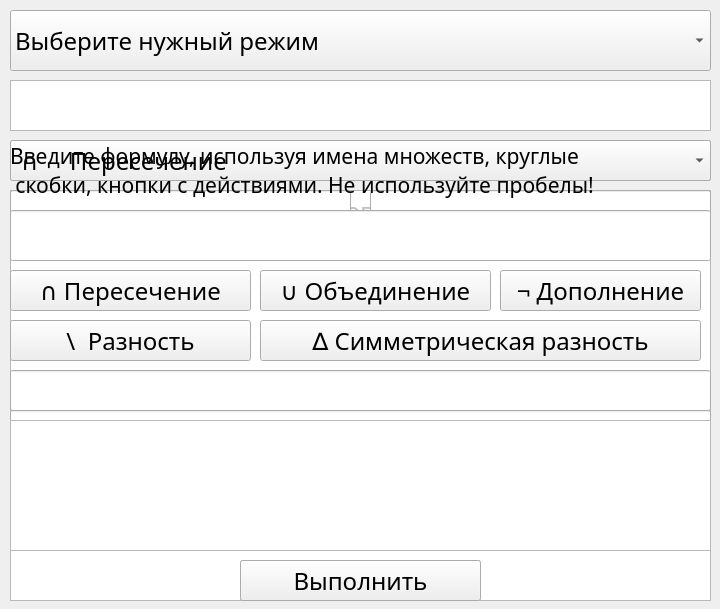
<?xml version="1.0" encoding="UTF-8"?>
<ui version="4.0">
 <class>Calc</class>
 <widget class="QMainWindow" name="Calc">
  <property name="geometry">
   <rect>
    <x>0</x>
    <y>0</y>
    <width>720</width>
    <height>609</height>
   </rect>
  </property>
  <property name="cursor">
   <cursorShape>ArrowCursor</cursorShape>
  </property>
  <property name="windowTitle">
   <string>Калькулятор множеств</string>
  </property>
  <widget class="QWidget" name="centralwidget">
   <widget class="QComboBox" name="actionSelector">
    <property name="geometry">
     <rect>
      <x>10</x>
      <y>10</y>
      <width>701</width>
      <height>61</height>
     </rect>
    </property>
    <property name="font">
     <font>
      <family>Montserrat Alternates</family>
      <pointsize>18</pointsize>
     </font>
    </property>
    <property name="cursor">
     <cursorShape>PointingHandCursor</cursorShape>
    </property>
    <item>
     <property name="text">
      <string>Выберите нужный режим</string>
     </property>
    </item>
    <item>
     <property name="text">
      <string>Редактировать универсум</string>
     </property>
    </item>
    <item>
     <property name="text">
      <string>Добавить/посмотреть множество</string>
     </property>
    </item>
    <item>
     <property name="text">
      <string>Удалить множество</string>
     </property>
    </item>
    <item>
     <property name="text">
      <string>Задать множество</string>
     </property>
    </item>
    <item>
     <property name="text">
      <string>Действия с множествами</string>
     </property>
    </item>
    <item>
     <property name="text">
      <string>Режим формул</string>
     </property>
    </item>
   </widget>
   <widget class="QSpinBox" name="leftUni">
    <property name="geometry">
     <rect>
      <x>10</x>
      <y>140</y>
      <width>221</width>
      <height>41</height>
     </rect>
    </property>
    <property name="font">
     <font>
      <family>Montserrat Alternates</family>
      <pointsize>18</pointsize>
     </font>
    </property>
    <property name="cursor">
     <cursorShape>ArrowCursor</cursorShape>
    </property>
    <property name="minimum">
     <number>-1000000000</number>
    </property>
    <property name="maximum">
     <number>1000000000</number>
    </property>
    <property name="stepType">
     <enum>QAbstractSpinBox::DefaultStepType</enum>
    </property>
    <property name="value">
     <number>0</number>
    </property>
   </widget>
   <widget class="QSpinBox" name="rightUni">
    <property name="geometry">
     <rect>
      <x>240</x>
      <y>140</y>
      <width>221</width>
      <height>41</height>
     </rect>
    </property>
    <property name="font">
     <font>
      <family>Montserrat Alternates</family>
      <pointsize>18</pointsize>
     </font>
    </property>
    <property name="cursor">
     <cursorShape>ArrowCursor</cursorShape>
    </property>
    <property name="minimum">
     <number>-1000000000</number>
    </property>
    <property name="maximum">
     <number>1000000000</number>
    </property>
   </widget>
   <widget class="QPushButton" name="confirmUniBTN">
    <property name="geometry">
     <rect>
      <x>470</x>
      <y>140</y>
      <width>241</width>
      <height>41</height>
     </rect>
    </property>
    <property name="font">
     <font>
      <family>Montserrat Alternates</family>
      <pointsize>18</pointsize>
     </font>
    </property>
    <property name="cursor">
     <cursorShape>PointingHandCursor</cursorShape>
    </property>
    <property name="text">
     <string>Подтвердить</string>
    </property>
   </widget>
   <widget class="QTextBrowser" name="uniShow">
    <property name="geometry">
     <rect>
      <x>10</x>
      <y>80</y>
      <width>701</width>
      <height>51</height>
     </rect>
    </property>
    <property name="font">
     <font>
      <family>Montserrat Alternates</family>
      <pointsize>18</pointsize>
     </font>
    </property>
   </widget>
   <widget class="QLineEdit" name="namePlu">
    <property name="geometry">
     <rect>
      <x>10</x>
      <y>140</y>
      <width>451</width>
      <height>41</height>
     </rect>
    </property>
    <property name="font">
     <font>
      <family>Montserrat Alternates</family>
      <pointsize>18</pointsize>
     </font>
    </property>
    <property name="text">
     <string/>
    </property>
   </widget>
   <widget class="QPushButton" name="confirmNameBTN">
    <property name="geometry">
     <rect>
      <x>470</x>
      <y>140</y>
      <width>241</width>
      <height>41</height>
     </rect>
    </property>
    <property name="font">
     <font>
      <family>Montserrat Alternates</family>
      <pointsize>18</pointsize>
     </font>
    </property>
    <property name="cursor">
     <cursorShape>PointingHandCursor</cursorShape>
    </property>
    <property name="text">
     <string>Подтвердить</string>
    </property>
   </widget>
   <widget class="QTextBrowser" name="pluesShow">
    <property name="geometry">
     <rect>
      <x>10</x>
      <y>190</y>
      <width>701</width>
      <height>411</height>
     </rect>
    </property>
    <property name="font">
     <font>
      <family>Montserrat Alternates</family>
      <pointsize>18</pointsize>
     </font>
    </property>
   </widget>
   <widget class="QPushButton" name="DelBTN">
    <property name="geometry">
     <rect>
      <x>470</x>
      <y>140</y>
      <width>241</width>
      <height>41</height>
     </rect>
    </property>
    <property name="font">
     <font>
      <family>Montserrat Alternates</family>
      <pointsize>18</pointsize>
     </font>
    </property>
    <property name="cursor">
     <cursorShape>PointingHandCursor</cursorShape>
    </property>
    <property name="text">
     <string>Подтвердить</string>
    </property>
   </widget>
   <widget class="QRadioButton" name="randomBTN">
    <property name="enabled">
     <bool>false</bool>
    </property>
    <property name="geometry">
     <rect>
      <x>10</x>
      <y>190</y>
      <width>221</width>
      <height>41</height>
     </rect>
    </property>
    <property name="font">
     <font>
      <family>Montserrat Alternates</family>
      <pointsize>18</pointsize>
     </font>
    </property>
    <property name="cursor">
     <cursorShape>PointingHandCursor</cursorShape>
    </property>
    <property name="text">
     <string>Случайно</string>
    </property>
    <property name="checked">
     <bool>true</bool>
    </property>
   </widget>
   <widget class="QRadioButton" name="ifBTN">
    <property name="enabled">
     <bool>false</bool>
    </property>
    <property name="geometry">
     <rect>
      <x>250</x>
      <y>190</y>
      <width>221</width>
      <height>41</height>
     </rect>
    </property>
    <property name="font">
     <font>
      <family>Montserrat Alternates</family>
      <pointsize>18</pointsize>
     </font>
    </property>
    <property name="cursor">
     <cursorShape>PointingHandCursor</cursorShape>
    </property>
    <property name="text">
     <string>По условию</string>
    </property>
   </widget>
   <widget class="QRadioButton" name="mainBTN">
    <property name="enabled">
     <bool>false</bool>
    </property>
    <property name="geometry">
     <rect>
      <x>490</x>
      <y>190</y>
      <width>221</width>
      <height>41</height>
     </rect>
    </property>
    <property name="font">
     <font>
      <family>Montserrat Alternates</family>
      <pointsize>18</pointsize>
     </font>
    </property>
    <property name="cursor">
     <cursorShape>PointingHandCursor</cursorShape>
    </property>
    <property name="text">
     <string>Вручную</string>
    </property>
   </widget>
   <widget class="QTextBrowser" name="onePluShow">
    <property name="geometry">
     <rect>
      <x>10</x>
      <y>450</y>
      <width>701</width>
      <height>151</height>
     </rect>
    </property>
    <property name="font">
     <font>
      <family>Montserrat Alternates</family>
      <pointsize>18</pointsize>
     </font>
    </property>
   </widget>
   <widget class="QLineEdit" name="namePluForSet">
    <property name="geometry">
     <rect>
      <x>10</x>
      <y>140</y>
      <width>701</width>
      <height>41</height>
     </rect>
    </property>
    <property name="font">
     <font>
      <family>Montserrat Alternates</family>
      <pointsize>18</pointsize>
     </font>
    </property>
    <property name="text">
     <string/>
    </property>
   </widget>
   <widget class="QLabel" name="label">
    <property name="enabled">
     <bool>false</bool>
    </property>
    <property name="geometry">
     <rect>
      <x>20</x>
      <y>230</y>
      <width>341</width>
      <height>81</height>
     </rect>
    </property>
    <property name="font">
     <font>
      <family>Montserrat Alternates</family>
      <pointsize>18</pointsize>
     </font>
    </property>
    <property name="text">
     <string>Количество случайных 
элементов в множестве:</string>
    </property>
   </widget>
   <widget class="QSpinBox" name="colvoRan">
    <property name="enabled">
     <bool>false</bool>
    </property>
    <property name="geometry">
     <rect>
      <x>410</x>
      <y>250</y>
      <width>221</width>
      <height>41</height>
     </rect>
    </property>
    <property name="font">
     <font>
      <family>Montserrat Alternates</family>
      <pointsize>18</pointsize>
     </font>
    </property>
    <property name="cursor">
     <cursorShape>ArrowCursor</cursorShape>
    </property>
    <property name="minimum">
     <number>0</number>
    </property>
    <property name="maximum">
     <number>0</number>
    </property>
   </widget>
   <widget class="QPushButton" name="confirmFill">
    <property name="enabled">
     <bool>false</bool>
    </property>
    <property name="geometry">
     <rect>
      <x>240</x>
      <y>400</y>
      <width>241</width>
      <height>41</height>
     </rect>
    </property>
    <property name="font">
     <font>
      <family>Montserrat Alternates</family>
      <pointsize>18</pointsize>
     </font>
    </property>
    <property name="cursor">
     <cursorShape>PointingHandCursor</cursorShape>
    </property>
    <property name="text">
     <string>Заполнить</string>
    </property>
   </widget>
   <widget class="QLabel" name="labelMan">
    <property name="enabled">
     <bool>false</bool>
    </property>
    <property name="geometry">
     <rect>
      <x>20</x>
      <y>230</y>
      <width>691</width>
      <height>51</height>
     </rect>
    </property>
    <property name="font">
     <font>
      <family>Montserrat Alternates</family>
      <pointsize>18</pointsize>
     </font>
    </property>
    <property name="text">
     <string>Введите элементы множества через пробел:</string>
    </property>
   </widget>
   <widget class="QLineEdit" name="manualFillEdit">
    <property name="geometry">
     <rect>
      <x>10</x>
      <y>280</y>
      <width>701</width>
      <height>101</height>
     </rect>
    </property>
    <property name="font">
     <font>
      <family>Montserrat Alternates</family>
      <pointsize>18</pointsize>
     </font>
    </property>
    <property name="text">
     <string/>
    </property>
   </widget>
   <widget class="QLabel" name="labelIF">
    <property name="enabled">
     <bool>false</bool>
    </property>
    <property name="geometry">
     <rect>
      <x>20</x>
      <y>220</y>
      <width>691</width>
      <height>71</height>
     </rect>
    </property>
    <property name="font">
     <font>
      <family>Montserrat Alternates</family>
      <pointsize>16</pointsize>
     </font>
    </property>
    <property name="text">
     <string>Выберите необходимые условия (если выбрать
несколько, между условиями поставится логическое &quot;И&quot;):</string>
    </property>
   </widget>
   <widget class="QCheckBox" name="diapazon">
    <property name="enabled">
     <bool>false</bool>
    </property>
    <property name="geometry">
     <rect>
      <x>20</x>
      <y>290</y>
      <width>161</width>
      <height>31</height>
     </rect>
    </property>
    <property name="font">
     <font>
      <family>Montserrat Alternates</family>
      <pointsize>18</pointsize>
     </font>
    </property>
    <property name="text">
     <string>Диапазон:</string>
    </property>
   </widget>
   <widget class="QSpinBox" name="rightRange">
    <property name="enabled">
     <bool>false</bool>
    </property>
    <property name="geometry">
     <rect>
      <x>450</x>
      <y>300</y>
      <width>261</width>
      <height>21</height>
     </rect>
    </property>
    <property name="font">
     <font>
      <family>Montserrat Alternates</family>
      <pointsize>14</pointsize>
     </font>
    </property>
    <property name="cursor">
     <cursorShape>ArrowCursor</cursorShape>
    </property>
    <property name="minimum">
     <number>-1000000000</number>
    </property>
    <property name="maximum">
     <number>1000000000</number>
    </property>
   </widget>
   <widget class="QSpinBox" name="leftRange">
    <property name="enabled">
     <bool>false</bool>
    </property>
    <property name="geometry">
     <rect>
      <x>180</x>
      <y>300</y>
      <width>261</width>
      <height>21</height>
     </rect>
    </property>
    <property name="font">
     <font>
      <family>Montserrat Alternates</family>
      <pointsize>14</pointsize>
     </font>
    </property>
    <property name="cursor">
     <cursorShape>ArrowCursor</cursorShape>
    </property>
    <property name="minimum">
     <number>-1000000000</number>
    </property>
    <property name="maximum">
     <number>1000000000</number>
    </property>
   </widget>
   <widget class="QCheckBox" name="kratos">
    <property name="enabled">
     <bool>false</bool>
    </property>
    <property name="geometry">
     <rect>
      <x>20</x>
      <y>320</y>
      <width>271</width>
      <height>31</height>
     </rect>
    </property>
    <property name="font">
     <font>
      <family>Montserrat Alternates</family>
      <pointsize>18</pointsize>
     </font>
    </property>
    <property name="text">
     <string>Кратность числу</string>
    </property>
   </widget>
   <widget class="QSpinBox" name="chooseKratos">
    <property name="enabled">
     <bool>false</bool>
    </property>
    <property name="geometry">
     <rect>
      <x>290</x>
      <y>330</y>
      <width>151</width>
      <height>21</height>
     </rect>
    </property>
    <property name="font">
     <font>
      <family>Montserrat Alternates</family>
      <pointsize>14</pointsize>
     </font>
    </property>
    <property name="cursor">
     <cursorShape>ArrowCursor</cursorShape>
    </property>
    <property name="minimum">
     <number>0</number>
    </property>
    <property name="maximum">
     <number>1000000000</number>
    </property>
   </widget>
   <widget class="QCheckBox" name="sign">
    <property name="enabled">
     <bool>false</bool>
    </property>
    <property name="geometry">
     <rect>
      <x>20</x>
      <y>360</y>
      <width>271</width>
      <height>31</height>
     </rect>
    </property>
    <property name="font">
     <font>
      <family>Montserrat Alternates</family>
      <pointsize>18</pointsize>
     </font>
    </property>
    <property name="text">
     <string>Знак</string>
    </property>
   </widget>
   <widget class="QComboBox" name="choosedSign">
    <property name="enabled">
     <bool>false</bool>
    </property>
    <property name="geometry">
     <rect>
      <x>110</x>
      <y>360</y>
      <width>331</width>
      <height>31</height>
     </rect>
    </property>
    <property name="font">
     <font>
      <family>Montserrat Alternates</family>
      <pointsize>14</pointsize>
     </font>
    </property>
    <property name="cursor">
     <cursorShape>PointingHandCursor</cursorShape>
    </property>
    <item>
     <property name="text">
      <string>+ Плюс (Положительные)</string>
     </property>
    </item>
    <item>
     <property name="text">
      <string>- Минус (Отрицательные)</string>
     </property>
    </item>
   </widget>
   <widget class="QTextBrowser" name="twoPluShow">
    <property name="geometry">
     <rect>
      <x>10</x>
      <y>240</y>
      <width>701</width>
      <height>161</height>
     </rect>
    </property>
    <property name="font">
     <font>
      <family>Montserrat Alternates</family>
      <pointsize>18</pointsize>
     </font>
    </property>
   </widget>
   <widget class="QLineEdit" name="secondPlu">
    <property name="geometry">
     <rect>
      <x>370</x>
      <y>190</y>
      <width>341</width>
      <height>41</height>
     </rect>
    </property>
    <property name="font">
     <font>
      <family>Montserrat Alternates</family>
      <pointsize>18</pointsize>
     </font>
    </property>
    <property name="text">
     <string/>
    </property>
   </widget>
   <widget class="QLineEdit" name="firstPlu">
    <property name="geometry">
     <rect>
      <x>10</x>
      <y>190</y>
      <width>341</width>
      <height>41</height>
     </rect>
    </property>
    <property name="font">
     <font>
      <family>Montserrat Alternates</family>
      <pointsize>18</pointsize>
     </font>
    </property>
    <property name="text">
     <string/>
    </property>
   </widget>
   <widget class="QComboBox" name="actionSelector2">
    <property name="geometry">
     <rect>
      <x>10</x>
      <y>140</y>
      <width>701</width>
      <height>41</height>
     </rect>
    </property>
    <property name="font">
     <font>
      <family>Montserrat Alternates</family>
      <pointsize>18</pointsize>
     </font>
    </property>
    <property name="cursor">
     <cursorShape>PointingHandCursor</cursorShape>
    </property>
    <item>
     <property name="text">
      <string> ∩     Пересечение</string>
     </property>
    </item>
    <item>
     <property name="text">
      <string>∪    Объединение</string>
     </property>
    </item>
    <item>
     <property name="text">
      <string>  \     Разность</string>
     </property>
    </item>
    <item>
     <property name="text">
      <string> ∆     Симметрическая разность</string>
     </property>
    </item>
    <item>
     <property name="text">
      <string> Ā     Дополнение до универсума</string>
     </property>
    </item>
   </widget>
   <widget class="QPushButton" name="goBTN">
    <property name="enabled">
     <bool>true</bool>
    </property>
    <property name="geometry">
     <rect>
      <x>240</x>
      <y>560</y>
      <width>241</width>
      <height>41</height>
     </rect>
    </property>
    <property name="font">
     <font>
      <family>Montserrat Alternates</family>
      <pointsize>18</pointsize>
     </font>
    </property>
    <property name="cursor">
     <cursorShape>PointingHandCursor</cursorShape>
    </property>
    <property name="text">
     <string>Выполнить</string>
    </property>
   </widget>
   <widget class="QTextBrowser" name="resultOfAction">
    <property name="geometry">
     <rect>
      <x>10</x>
      <y>460</y>
      <width>701</width>
      <height>91</height>
     </rect>
    </property>
    <property name="font">
     <font>
      <family>Montserrat Alternates</family>
      <pointsize>18</pointsize>
     </font>
    </property>
   </widget>
   <widget class="QLineEdit" name="resultPlu">
    <property name="geometry">
     <rect>
      <x>10</x>
      <y>410</y>
      <width>701</width>
      <height>41</height>
     </rect>
    </property>
    <property name="font">
     <font>
      <family>Montserrat Alternates</family>
      <pointsize>18</pointsize>
     </font>
    </property>
    <property name="text">
     <string/>
    </property>
   </widget>
   <widget class="QLabel" name="labelInstr">
    <property name="enabled">
     <bool>true</bool>
    </property>
    <property name="geometry">
     <rect>
      <x>10</x>
      <y>140</y>
      <width>701</width>
      <height>61</height>
     </rect>
    </property>
    <property name="font">
     <font>
      <family>Montserrat Alternates</family>
      <pointsize>16</pointsize>
     </font>
    </property>
    <property name="text">
     <string>Введите формулу, используя имена множеств, круглые
 скобки, кнопки с действиями. Не используйте пробелы!</string>
    </property>
   </widget>
   <widget class="QLineEdit" name="formula">
    <property name="geometry">
     <rect>
      <x>10</x>
      <y>210</y>
      <width>701</width>
      <height>51</height>
     </rect>
    </property>
    <property name="font">
     <font>
      <family>Montserrat Alternates</family>
      <pointsize>18</pointsize>
     </font>
    </property>
    <property name="text">
     <string/>
    </property>
   </widget>
   <widget class="QPushButton" name="interBTN">
    <property name="enabled">
     <bool>true</bool>
    </property>
    <property name="geometry">
     <rect>
      <x>10</x>
      <y>270</y>
      <width>241</width>
      <height>41</height>
     </rect>
    </property>
    <property name="font">
     <font>
      <family>Montserrat Alternates</family>
      <pointsize>18</pointsize>
     </font>
    </property>
    <property name="cursor">
     <cursorShape>PointingHandCursor</cursorShape>
    </property>
    <property name="text">
     <string>∩ Пересечение</string>
    </property>
   </widget>
   <widget class="QPushButton" name="mergeBTN">
    <property name="enabled">
     <bool>true</bool>
    </property>
    <property name="geometry">
     <rect>
      <x>260</x>
      <y>270</y>
      <width>231</width>
      <height>41</height>
     </rect>
    </property>
    <property name="font">
     <font>
      <family>Montserrat Alternates</family>
      <pointsize>18</pointsize>
     </font>
    </property>
    <property name="cursor">
     <cursorShape>PointingHandCursor</cursorShape>
    </property>
    <property name="text">
     <string>∪ Объединение</string>
    </property>
   </widget>
   <widget class="QPushButton" name="minusBTN">
    <property name="enabled">
     <bool>true</bool>
    </property>
    <property name="geometry">
     <rect>
      <x>10</x>
      <y>320</y>
      <width>241</width>
      <height>41</height>
     </rect>
    </property>
    <property name="font">
     <font>
      <family>Montserrat Alternates</family>
      <pointsize>18</pointsize>
     </font>
    </property>
    <property name="cursor">
     <cursorShape>PointingHandCursor</cursorShape>
    </property>
    <property name="text">
     <string>\  Разность</string>
    </property>
   </widget>
   <widget class="QPushButton" name="simminusBTN">
    <property name="enabled">
     <bool>true</bool>
    </property>
    <property name="geometry">
     <rect>
      <x>260</x>
      <y>320</y>
      <width>441</width>
      <height>41</height>
     </rect>
    </property>
    <property name="font">
     <font>
      <family>Montserrat Alternates</family>
      <pointsize>18</pointsize>
     </font>
    </property>
    <property name="cursor">
     <cursorShape>PointingHandCursor</cursorShape>
    </property>
    <property name="text">
     <string>∆ Симметрическая разность</string>
    </property>
   </widget>
   <widget class="QPushButton" name="addingBTN">
    <property name="enabled">
     <bool>true</bool>
    </property>
    <property name="geometry">
     <rect>
      <x>500</x>
      <y>270</y>
      <width>201</width>
      <height>41</height>
     </rect>
    </property>
    <property name="font">
     <font>
      <family>Montserrat Alternates</family>
      <pointsize>18</pointsize>
     </font>
    </property>
    <property name="cursor">
     <cursorShape>PointingHandCursor</cursorShape>
    </property>
    <property name="text">
     <string>¬ Дополнение</string>
    </property>
   </widget>
   <widget class="QPushButton" name="goformulaBTN">
    <property name="enabled">
     <bool>true</bool>
    </property>
    <property name="geometry">
     <rect>
      <x>240</x>
      <y>560</y>
      <width>241</width>
      <height>41</height>
     </rect>
    </property>
    <property name="font">
     <font>
      <family>Montserrat Alternates</family>
      <pointsize>18</pointsize>
     </font>
    </property>
    <property name="cursor">
     <cursorShape>PointingHandCursor</cursorShape>
    </property>
    <property name="text">
     <string>Выполнить</string>
    </property>
   </widget>
   <widget class="QLineEdit" name="resultPluForFormula">
    <property name="geometry">
     <rect>
      <x>10</x>
      <y>370</y>
      <width>701</width>
      <height>41</height>
     </rect>
    </property>
    <property name="font">
     <font>
      <family>Montserrat Alternates</family>
      <pointsize>18</pointsize>
     </font>
    </property>
    <property name="text">
     <string/>
    </property>
   </widget>
   <widget class="QTextBrowser" name="resultOfFormula">
    <property name="geometry">
     <rect>
      <x>10</x>
      <y>420</y>
      <width>701</width>
      <height>131</height>
     </rect>
    </property>
    <property name="font">
     <font>
      <family>Montserrat Alternates</family>
      <pointsize>18</pointsize>
     </font>
    </property>
   </widget>
  </widget>
 </widget>
 <resources/>
 <connections/>
</ui>
